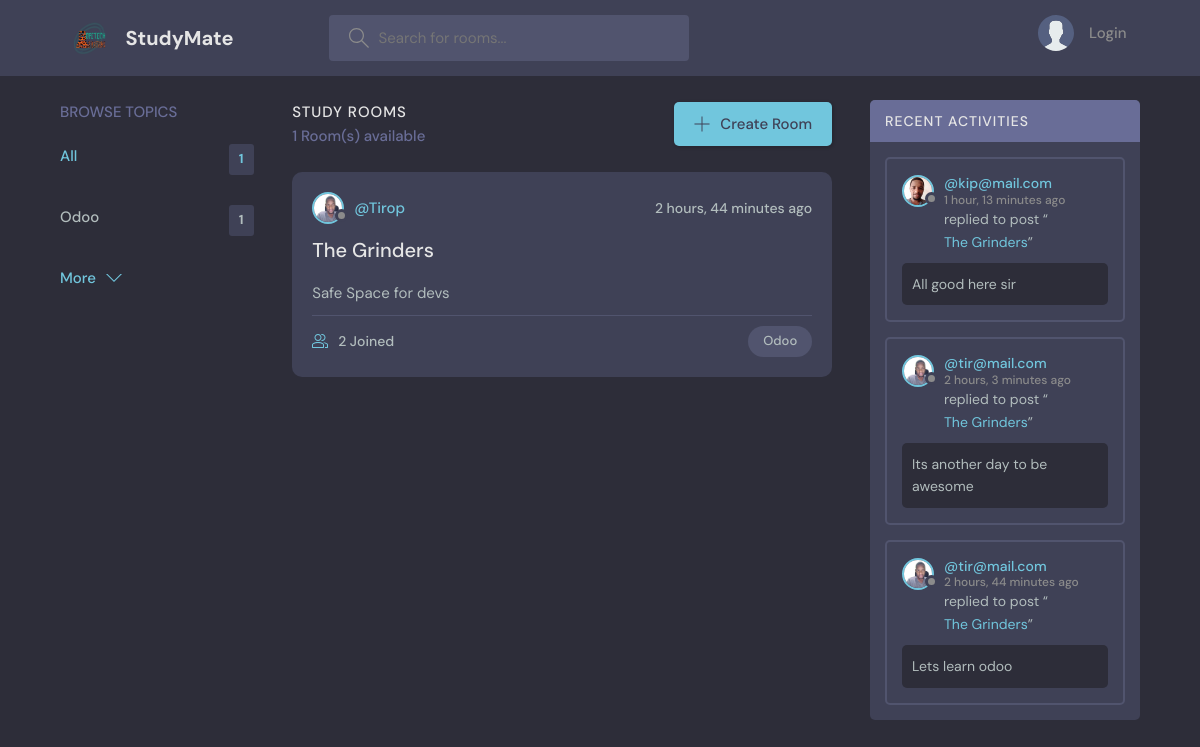
The page / on the database its author committed.
### base/models.py (models this page shows, shortened)
class Topic(models.Model):
    name = models.CharField(max_length=250)

class Room(models.Model):
    host = models.ForeignKey(User, on_delete = models.SET_NULL, null=True)
    topic = models.ForeignKey(Topic, on_delete = models.SET_NULL, null=True)
    participants = models.ManyToManyField(User, related_name='participants', blank=True)
    name = models.CharField(max_length=250)
    description = models.TextField(null=True, blank=True) #blank not to submit empty form, null>db
    update = models.DateTimeField(auto_now=True)
    created = models.DateTimeField(auto_now_add=True)
    class Meta:
        ordering = ['-update','-created']
    def __str__(self):
        return self.name

class User(AbstractUser):
    name = models.CharField(max_length=100, null=True)
    email = models.EmailField(unique=True, null=True)
    bio = models.TextField(null=True)
    avatar = models.ImageField(null=True, default="avatar.svg")
    USERNAME_FIELD = 'email'
    REQUIRED_FIELDS = []

class Message(models.Model):
    user = models.ForeignKey(User, on_delete = models.CASCADE)
    room = models.ForeignKey(Room, on_delete = models.CASCADE, null=True)
    body = models.TextField()
    update = models.DateTimeField(auto_now=True)
    created = models.DateTimeField(auto_now_add=True)
    class Meta:
        ordering = ['-update','-created']

### base/views.py (the view)
# urls.py: path('', views.home, name='study-home'),
def home(request):
    q = request.GET.get('q') if request.GET.get('q') != None else ''
    rooms = Room.objects.filter(Q(topic__name__icontains=q) | Q(host__username__icontains=q) | Q(name__icontains=q))
    topics = Topic.objects.all()[0:4]
    room_count = rooms.count()
    room_messages = Message.objects.filter(Q(room__topic__name__icontains=q))
    context = {'rooms':rooms, 'topics':topics, 'room_count':room_count, 'room_messages':room_messages}
    return render(request, 'base/index.html', context)

### base/templates/base/index.html (shortened to what this page needs)
{% extends 'main.html'%}
{% block content%}
<main class="layout layout--3">
  <div class="container">
      {% include 'base/topics_component.html' %}
    <div class="roomList">
      <div class="roomList__header">
        <div>
          <h2>Study Rooms</h2>
          <p>{{ room_count }} Room(s) available</p>
        </div>
        <a class="btn btn--main" href="{% url 'room-form' %}">
          <svg
            version="1.1"
            xmlns="http://www.w3.org/2000/svg"
            width="32"
            height="32"
            viewBox="0 0 32 32"
          >
            <title>add</title>
            <path
              d="M16.943 0.943h-1.885v14.115h-14.115v1.885h14.115v14.115h1.885v-14.115h14.115v-1.885h-14.115v-14.115z"
            ></path>
          </svg>
          Create Room
        </a>
      </div>
      {% include 'base/feed_component.html' %}
    </div>
      {% include 'base/activity_component.html' %}
  </div>
</main>
{% endblock %}

### base/templates/base/topics_component.html
 <div class="topics">
 <div class="topics__header">
    <h2>Browse Topics</h2>
  </div>
  <ul class="topics__list">
    <li>
      <a href="{% url 'study-home' %}" class="active">All <span>{{ topics.count }}</span></a>
    </li>
    {% for topic in topics %}
    <li>
      <a href="{% url 'study-home' %}?q={{topic.name}}">{{topic.name}} <span>{{ topic.room_set.all.count }}</span></a>
    </li>
    {% endfor %}
  </ul>
  <a class="btn btn--link" href="{% url 'topics' %}">
    More
    <svg
      version="1.1"
      xmlns="http://www.w3.org/2000/svg"
      width="32"
      height="32"
      viewBox="0 0 32 32"
    >
      <title>chevron-down</title>
      <path d="M16 21l-13-13h-3l16 16 16-16h-3l-13 13z"></path>
    </svg>
  </a>
</div>

### base/templates/base/feed_component.html (shortened to what this page needs)
{% for room in rooms %}
<div class="roomListRoom">
  <div class="roomListRoom__header">
    <a href="{% url 'user-profile' room.host.id %}" class="roomListRoom__author">
      <div class="avatar avatar--small">
        <img src="{{room.host.avatar.url}}" />
      </div>
      <span>@{{ room.host.username }}</span>
    </a>
    <div class="roomListRoom__actions">
      <span>{{ room.created|timesince }} ago</span>
    </div>
  </div>
  <div class="roomListRoom__content">
    <a href="{% url 'study-room' room.id %}">{{ room.name }}</a>
    <p>
      {{ room.description }}
    </p>
  </div>
  <div class="roomListRoom__meta">
    <a href="{% url 'study-room' room.id %}" class="roomListRoom__joined">
      {{ room.participants.all.count}} Joined
    </a>
    <p class="roomListRoom__topic">{{ room.topic.name }}</p>
  </div>
</div>
{% endfor %}

### base/templates/base/activity_component.html (shortened to what this page needs)
<div class="activities">
  <div class="activities__header">
    <h2>Recent Activities</h2>
  </div>
  {% for message in room_messages %}
  <div class="activities__box">
    <div class="activities__boxHeader roomListRoom__header">
      <a href="{% url 'user-profile' message.user.id %}" class="roomListRoom__author">
        <div class="avatar avatar--small">
          <img src="{{message.user.avatar.url}}" />
        </div>
        <p>
            @{{ message.user}}
          <span>{{ message.created|timesince}} ago</span>
        </p>
      </a>
    </div>
    <div class="activities__boxContent">
      <p>
        replied to post “<a href="{% url 'study-room' message.room.id %}">{{ message.room }}</a
        >”
      </p>
      <div class="activities__boxRoomContent">
        {{ message.body }}
      </div>
    </div>
  </div>
  {% endfor %}
  </div>

### rows shown on the page
Topic: name "Odoo", room_set.all.count "1"
Room: host.avatar (picture), host.username "Tirop", created "2 hours, 44 minutes", name "The Grinders", description "Safe Space for devs", participants.all.count "2", topic.name "Odoo"
Message: user.avatar (picture), user "kip@mail.com", created "1 hour, 13 minutes", room "The Grinders", body "All good here sir"
Message: user.avatar (picture), user "tir@mail.com", created "2 hours, 3 minutes", room "The Grinders", body "Its another day to be awesome"
Message: user.avatar (picture), user "tir@mail.com", created "2 hours, 44 minutes", room "The Grinders", body "Lets learn odoo"

### other values the page prints
{{ topics.count }} "1"
{{ room_count }} "1"
